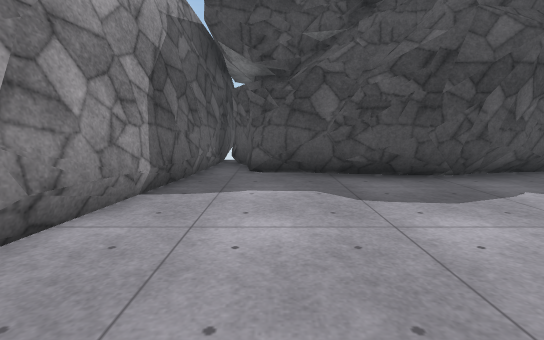
View 1 (above)

16 first-person views from a walk through a scene from a Unity 3-D project. The camera is 1.2 m above the floor, tilts 8° down and sees 85° across. The floor is counted in squares, 1 m on a side. Each view is taken from the middle of a square. On the plan, view 1 faces up. The plan holds only what a view shows up to about 13 squares ahead; the rest is blank. The place goes on beyond the plan. Surface patterns are stand-ins for the level's own textures.

View 2
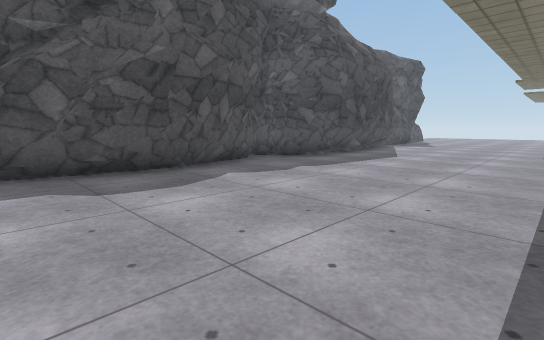

View 3
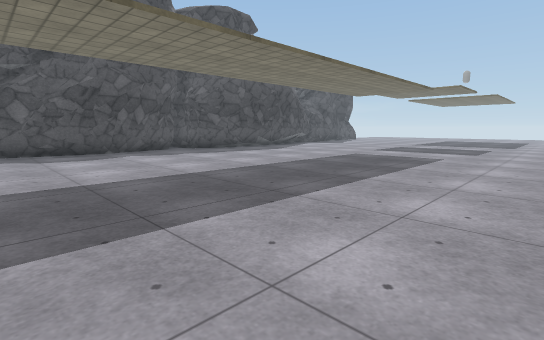

View 4
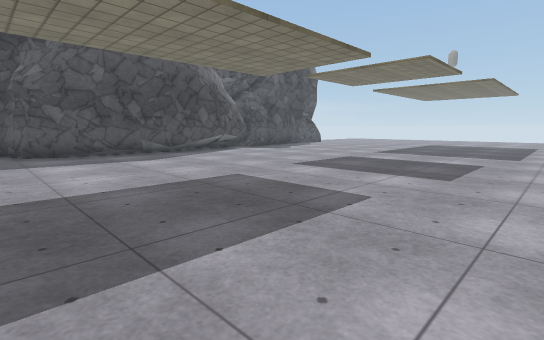

View 5
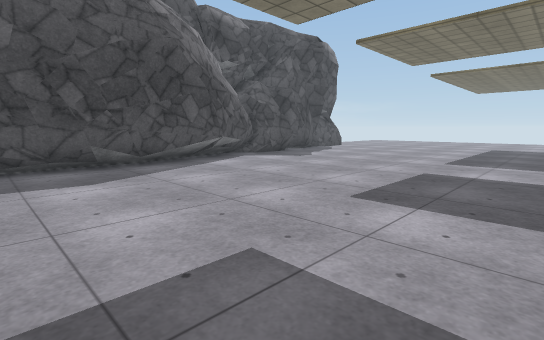

View 6
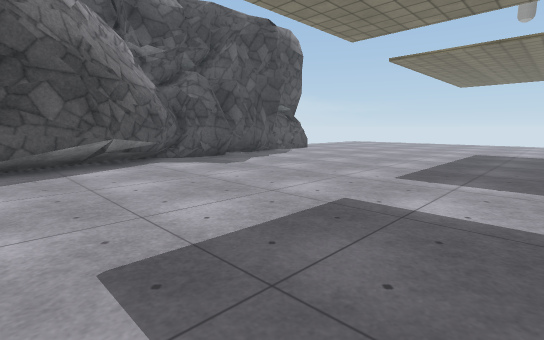

View 7
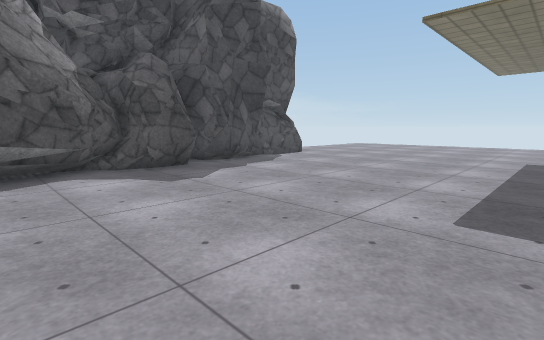

View 8
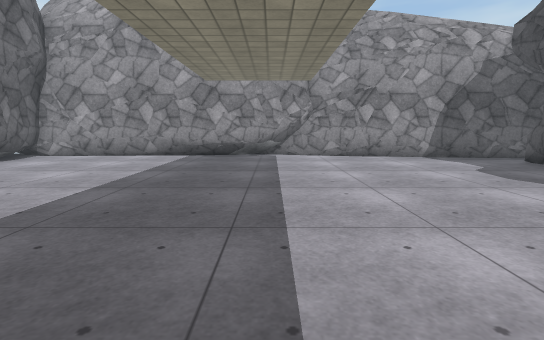

View 9
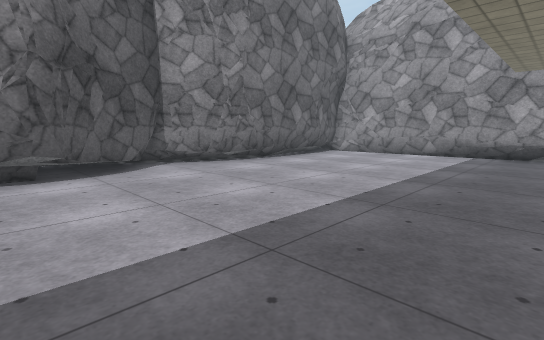

View 10
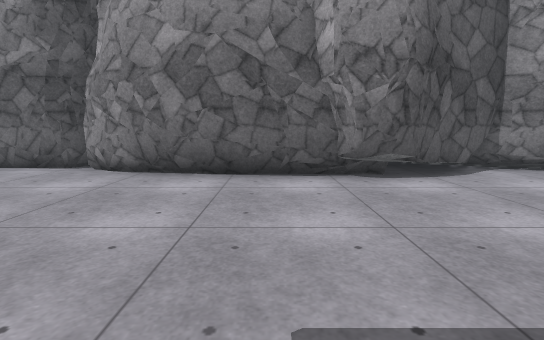

View 11
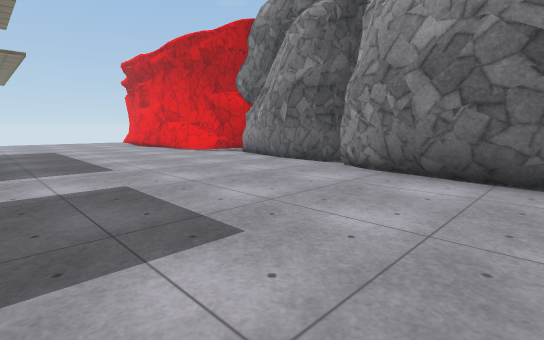

View 12
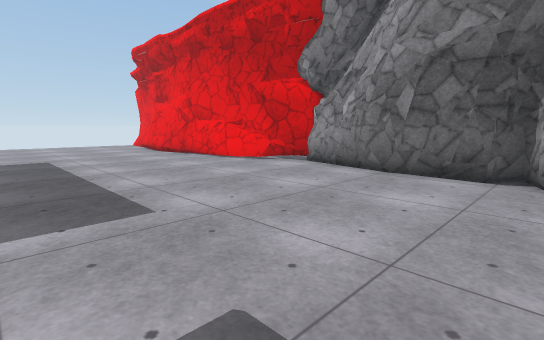

View 13
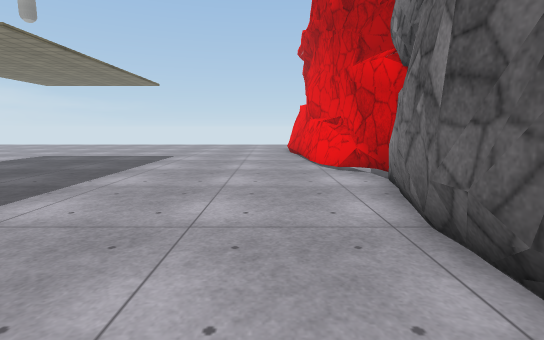

View 14
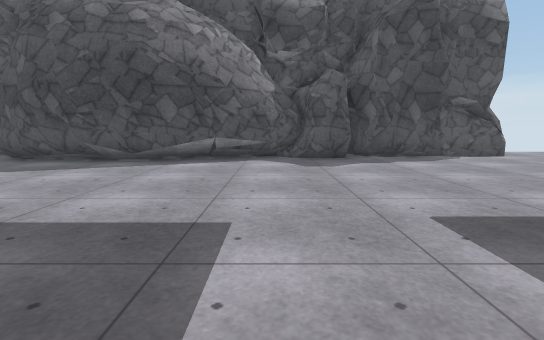

View 15
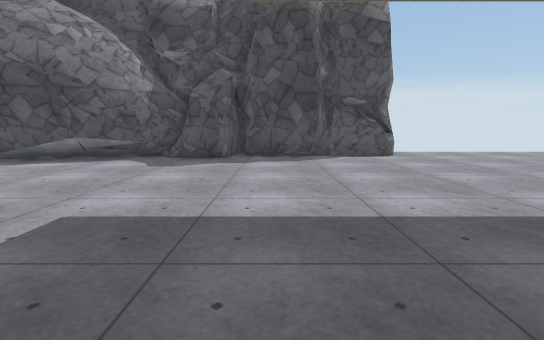

View 16
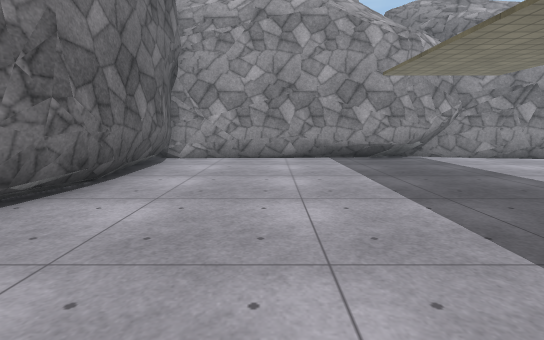

### Floor plan
Key: @ floor where view 1 was taken; # wall or solid block; . floor.
Columns run from 3 left of view 1 to 29 right of it. Each row starts with its distance up from view 1.
  9  ###                       ######
  8  #.###  ######        #######....
  7  #...#####...#### #####..........
  6 ##.............#####.............
  5 ##...............................
  4 #................................
  3 #................................
  2 #................................
  1 #................................
  0 #..@.............................
 -1 #................................
 -2 #................................
 -3 #................................
 -4 #................................
 -5 #................................
 -6 #................................
 -7 #................................
 -8 #................................
 -9 #................................
-10 #...........#######..............
-11 ################ #####...........
-12                      #######..###
-13                            ####

Positions as (right, up) in squares from view 1, and headings:
1: (0, 0), facing up
2: (0, -1), facing up-right
3: (0, -8), facing up-right
4: (8, -7), facing up-right
5: (11, -3), facing up-right
6: (15, -3), facing up-right
7: (18, -1), facing up-right
8: (10, -1), facing left
9: (11, -2), facing down-left
10: (13, -3), facing down
11: (13, -3), facing down-right
12: (18, -4), facing down-right
13: (18, -10), facing right
14: (20, -4), facing up
15: (25, -4), facing up
16: (9, -7), facing left
